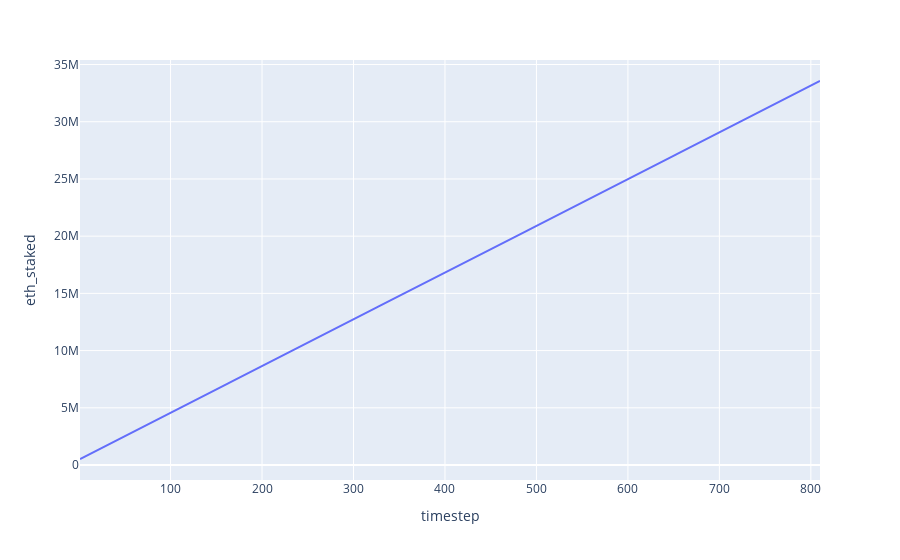

Notebook cell for this chart:
### Code cell
df.plot(x='timestep', y='eth_staked')

### Figure 1 — Plotly figure (JSON) as saved in the notebook; plotly's stock layout.template omitted (floating-point values rounded to 4 significant figures; data arrays with more than 128 entries replaced by an {"elided": "..."} marker saying what was removed)
{"data": [{"hovertemplate": "timestep=%{x}<br>eth_staked=%{y}<extra></extra>", "legendgroup": "", "line": {"color": "#636efa", "dash": "solid"}, "mode": "lines", "name": "", "orientation": "v", "showlegend": false, "type": "scatter", "x": {"elided": "810 int values"}, "xaxis": "x", "y": {"elided": "810 float values"}, "yaxis": "y"}], "layout": {"legend": {"tracegroupgap": 0}, "margin": {"t": 60}, "xaxis": {"anchor": "y", "domain": [0, 1], "title": {"text": "timestep"}}, "yaxis": {"anchor": "x", "domain": [0, 1], "title": {"text": "eth_staked"}}}}
